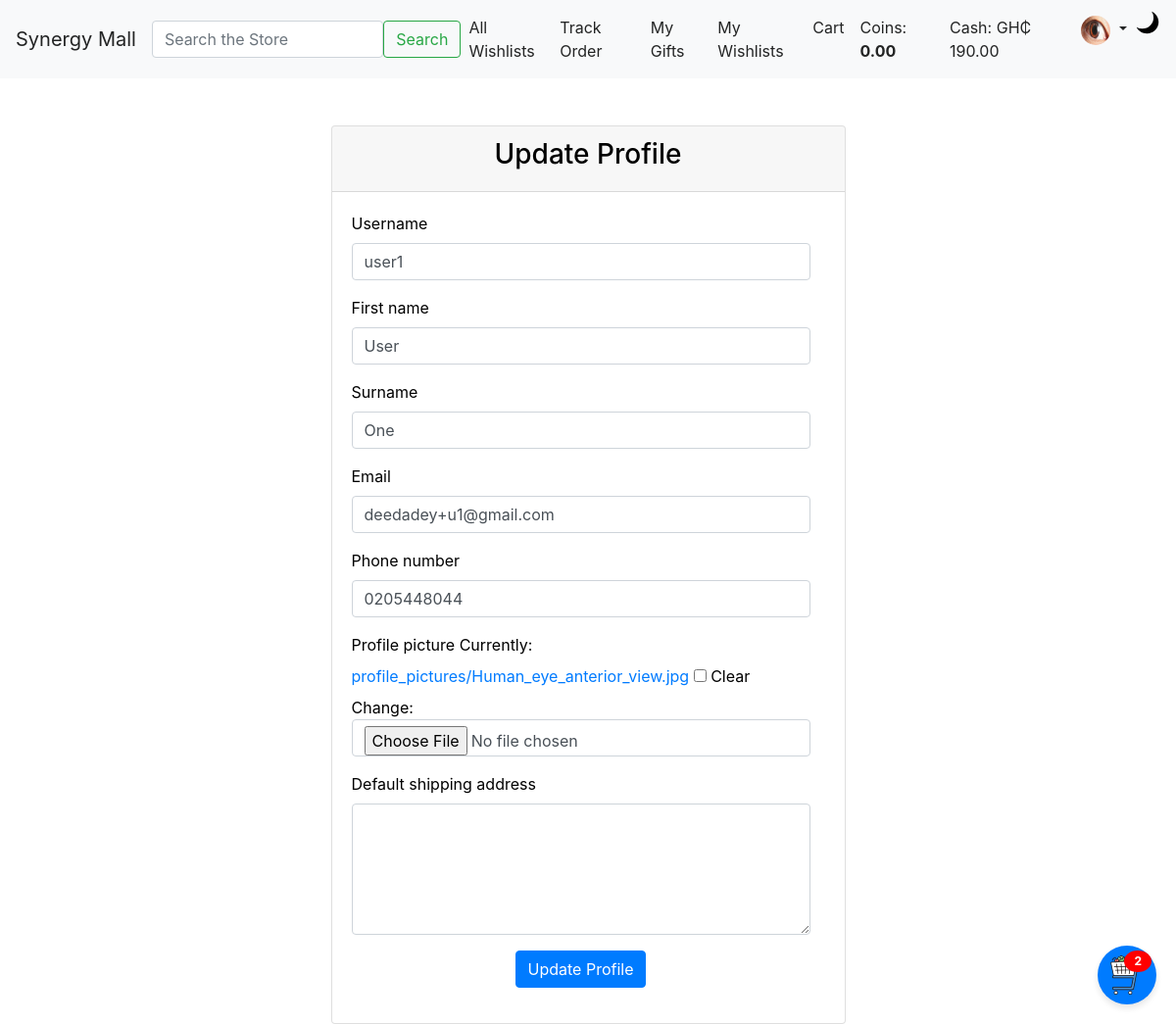
The app's page /profile/ (signed in), older data.
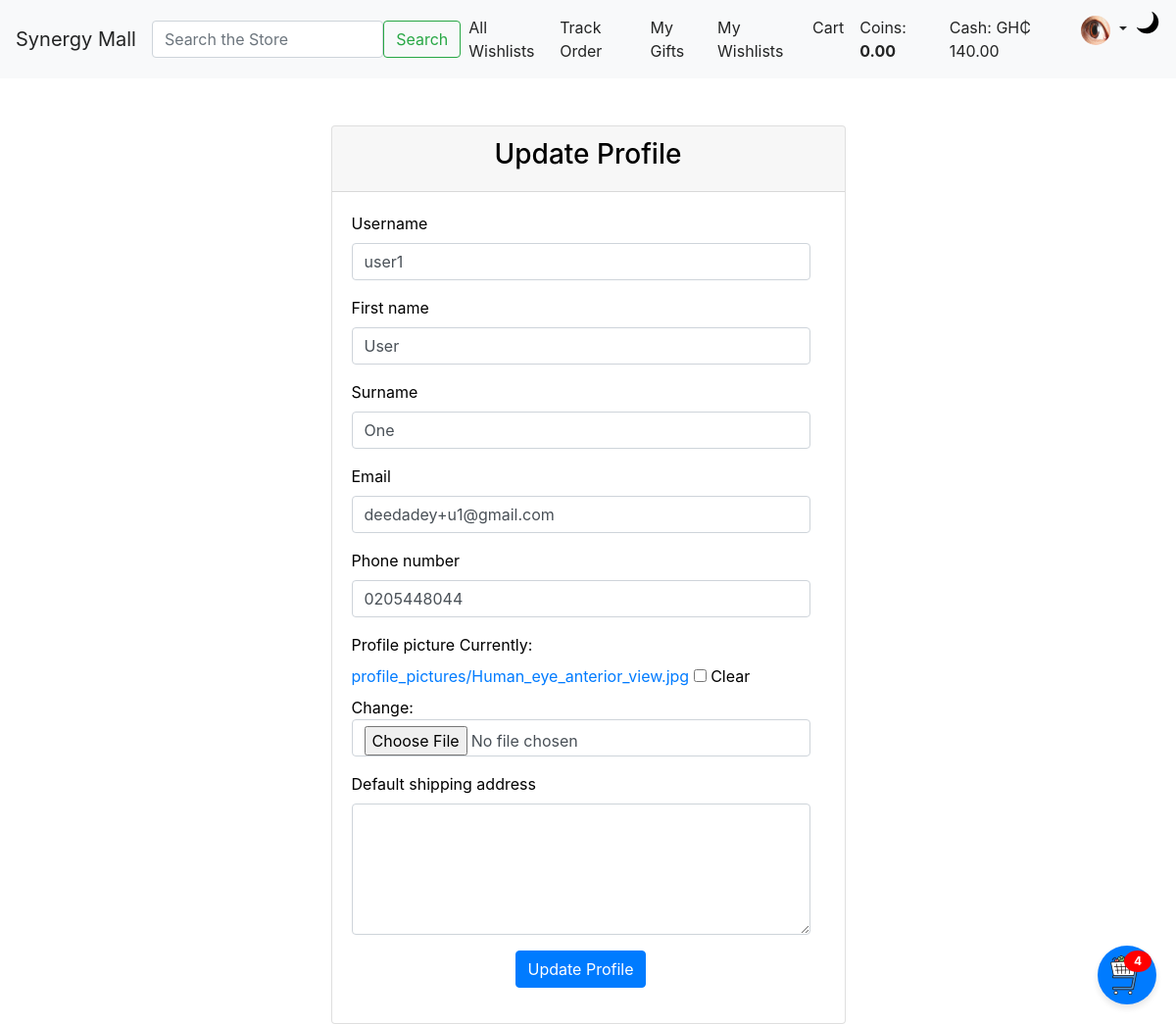
The same page, newer data.
### users/models.py (models this page shows, shortened)
class User(AbstractBaseUser, PermissionsMixin):
    ROLE_CHOICES = (
        ('vendor', 'Vendor'),
        ('regular', 'RegularUser'),
        ('marketer', 'Marketer'),
        ('manager', 'Manager'),
    )
    username = models.CharField(max_length=50, blank=False, null=False, unique=True)
    email = models.EmailField(unique=True)
    first_name = models.CharField(max_length=50)
    surname = models.CharField(max_length=50)
    other_names = models.CharField(max_length=100, blank=True, null=True)
    phone_number = models.CharField(max_length=15, unique=True)
    profile_picture = models.ImageField(upload_to='profile_pictures/', blank=True, null=True)
    id_document_number = models.CharField(max_length=100, blank=True, null=True)
    id_image = models.ImageField(upload_to='identification_images/', blank=True, null=True)
    default_shipping_address = models.TextField(max_length=400, blank=True, null=True)
    cash = models.DecimalField(max_digits=12, decimal_places=2, default=0.00)  # Wallet/cash balance
    role = models.CharField(max_length=10, choices=ROLE_CHOICES)
    is_active = models.BooleanField(default=True)
    is_staff = models.BooleanField(default=False)
    date_joined = models.DateTimeField(default=timezone.now)
    groups = models.ManyToManyField(
        Group,
        related_name='custom_user_groups',  # Adding related_name
        blank=True,
        help_text='The groups this user belongs to.',
        verbose_name='groups',
    )
    user_permissions = models.ManyToManyField(
        Permission,
        related_name='custom_user_permissions',  # Adding related_name
        blank=True,
        help_text='Specific permissions for this user.',
        verbose_name='user permissions',
    )
    objects = UserManager()
    USERNAME_FIELD = 'email'
    REQUIRED_FIELDS = []

### users/views.py (the view)
# urls.py: path('profile/', views.profile_view, name='profile'),
def profile_view(request):
    user = request.user
    if user.role == 'vendor':
        vendor = user.vendor_profile
        if request.method == 'POST':
            form = VendorProfileForm(request.POST, request.FILES, user=user, instance=vendor)
        else:
            form = VendorProfileForm(user=user, instance=vendor)  # Prepopulate vendor data
    else:
        if request.method == 'POST':
            form = UserProfileForm(request.POST, request.FILES, instance=user)
        else:
            form = UserProfileForm(instance=user)  # Prepopulate user data
    if form.is_valid():
        form.save()
        messages.success(request, 'Your profile has been updated successfully!')
        return redirect('profile')
    return render(request, 'users/profile.html', {'form': form})

### users/forms.py
class UserProfileForm(forms.ModelForm):
    class Meta:
        model = User
        fields = ['username', 'first_name', 'surname', 'email', 'phone_number', 'profile_picture', 'default_shipping_address']  # Include all relevant fields for profile update
        widgets = {
            'username': forms.TextInput(attrs={'class': 'form-control'}),
            'first_name': forms.TextInput(attrs={'class': 'form-control'}),
            'surname': forms.TextInput(attrs={'class': 'form-control'}),
            'email': forms.EmailInput(attrs={'class': 'form-control'}),
            'phone_number': forms.TextInput(attrs={'class': 'form-control'}),
            'profile_picture': forms.ClearableFileInput(attrs={'class': 'form-control'}),
            'default_shipping_address': forms.Textarea(attrs={'class': 'form-control', 'rows': 5}),
        }

### synergy_mall/context_processors.py (called while the page is built)
def cart_context(request):
    cart = get_cart(request)
    cart_item_count = cart.items.all().count() if cart else 0
    return {
        "cart": cart,
        "cart_items_count": cart_item_count,
    }

### synergy_mall/models.py (called while the page is built)
    def get_total_price(self):
        return sum(item.get_total_price() for item in self.items.all())

### users/templates/users/profile.html (shortened to what this page needs)
{% extends 'base.html' %}
{% block content %}
<div class="container mt-5">
    <div class="row justify-content-center">
        <div class="col-md-6">
            <div class="card">
                <div class="card-header">
                    <h3 class="text-center">Update Profile</h3>
                </div>
                <div class="card-body">
                    <form method="POST" enctype="multipart/form-data">
                        {% for field in form %}
                            <div class="form-group mb-3">
                                <label for="{{ field.id_for_label }}">{{ field.label }}</label>
                                {{ field }}
                            </div>
                        {% endfor %}
                        <div class="form-group text-center">
                            <button type="submit" class="btn btn-primary">Update Profile</button>
                        </div>
                    </form>
                </div>
            </div>
        </div>
    </div>
</div>
{% endblock %}

### SYNERGY/templates/base.html (shortened to what the changed rows need)
<!DOCTYPE html>
<html lang="en">
<head>
    {% load static %}
    <link href="https://stackpath.bootstrapcdn.com/bootstrap/4.5.2/css/bootstrap.min.css" rel="stylesheet">
    {% load static %}
    <link rel="stylesheet" href="{% static 'css/styles.css' %}">
    <link href="https://cdnjs.cloudflare.com/ajax/libs/font-awesome/6.0.0-beta3/css/all.min.css" rel="stylesheet">
</head>
<body class="theme-light">
    <nav class="navbar navbar-expand-lg navbar-light sticky-top">
        <div class="collapse navbar-collapse" id="navbarNav">
            <ul class="navbar-nav ml-auto">
                {% if user.is_authenticated %}
                    {% if request.user.role == 'vendor' %}
                        <li class="nav-item">
                            <a class="nav-link" href="{% url 'add_product' %}">Add Product</a>
                        </li>
                        <li class="nav-item">
                            <a class="nav-link" href="{% url 'product_list' %}">My Products</a>
                        </li>
                        <li class="nav-item">
                            <a class="nav-link" href="#">My Dashboard</a>
                        </li>
                        <li class="nav-item">
                            <a class="nav-link" href="{% url 'vendor_orders' %}">Pending Orders</a>
                        </li>
                    {% else %}
                        <li class="nav-item">
                            <a class="nav-link" href="{% url 'received_gifts' %}">My Gifts</a>
                        </li>
                        <li class="nav-item">
                            <a class="nav-link" href="{% url 'my_wishlists' %}">My Wishlists</a>
                        </li>
                        <li class="nav-item">
                            <a class="nav-link" href="{% url 'view_cart' %}">Cart</a>
                        </li>
                        <li class="nav-item">
                            <span class="nav-link">
                                Coins: <strong>{{ user.coin_account.total_coins|default:"0.00" }}</strong>
                            </span>
                        </li>
                        <li class="nav-item">
                            <span class="nav-link">Cash: GH₵ {{ user.cash|floatformat:2 }}</span>
                        </li>
                    {% endif %}
                    <li class="nav-item dropdown">
                        <a class="nav-link dropdown-toggle" href="#" id="navbarDropdown" role="button" data-toggle="dropdown" aria-haspopup="true" aria-expanded="false">
                            {% if user.profile_picture %}
                                <img src="{{ user.profile_picture.url }}" alt="{{ user.username }}'s profile picture" class="rounded-circle" width="30" height="30">
                            {% else %}
                                <img src="{{ STATIC_URL }}/default-profile.svg" alt="Profile Picture" class="rounded-circle" width="30" height="30">
                            {% endif %}
                        </a>
                    </li>
                {% endif %}
            </ul>
        </div>
    </nav>
    <div class="container">
        {% block content %}{% endblock %}
    </div>
    <div id="floating-cart" style="position: fixed; bottom: 20px; right: 20px; z-index: 1000;">
        <button class="btn btn-primary rounded-circle" data-toggle="modal" data-target="#cartModal"
                style="width: 60px; height: 60px; display: flex; align-items: center; justify-content: center; position: relative;">
            <img src="{% static 'images/cart.svg' %}" alt="Cart Icon" width="40" height="40">
            {% if cart_items_count > 0 %}
                <span class="badge badge-danger" style="position: absolute; top: 5px; right: 5px; border-radius: 50%; padding: 5px 10px; font-size: 12px;">
                    {{ cart_items_count }}
                </span>
            {% endif %}
        </button>
    </div>
</body>
</html>

Row changes from the older to the newer data that the page shows:
changed User "user1": cash "190.00" → "140.00"
Text that changed along with them:
{{ cart_items_count }}: "2" → "4"
